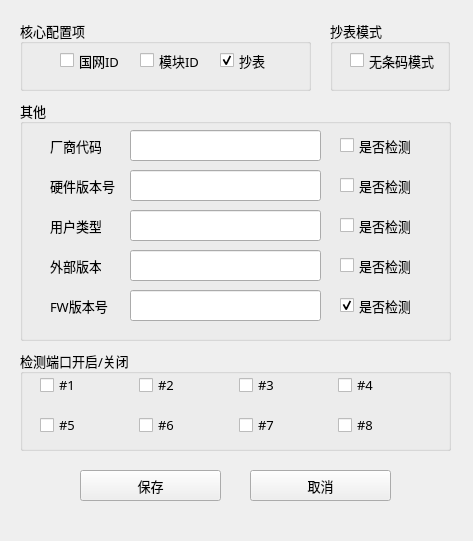
<?xml version="1.0" encoding="UTF-8"?>
<ui version="4.0">
 <class>Form</class>
 <widget class="QWidget" name="Form">
  <property name="geometry">
   <rect>
    <x>0</x>
    <y>0</y>
    <width>473</width>
    <height>541</height>
   </rect>
  </property>
  <property name="windowTitle">
   <string>配置文件</string>
  </property>
  <widget class="QGroupBox" name="groupBox">
   <property name="geometry">
    <rect>
     <x>20</x>
     <y>20</y>
     <width>291</width>
     <height>71</height>
    </rect>
   </property>
   <property name="font">
    <font>
     <family>微软雅黑 Light</family>
     <pointsize>10</pointsize>
    </font>
   </property>
   <property name="title">
    <string>核心配置项</string>
   </property>
   <widget class="QCheckBox" name="checkBox_1">
    <property name="geometry">
     <rect>
      <x>40</x>
      <y>20</y>
      <width>151</width>
      <height>41</height>
     </rect>
    </property>
    <property name="font">
     <font>
      <family>微软雅黑 Light</family>
      <pointsize>10</pointsize>
     </font>
    </property>
    <property name="text">
     <string>国网ID</string>
    </property>
   </widget>
   <widget class="QCheckBox" name="checkBox_2">
    <property name="geometry">
     <rect>
      <x>120</x>
      <y>30</y>
      <width>91</width>
      <height>21</height>
     </rect>
    </property>
    <property name="font">
     <font>
      <family>微软雅黑 Light</family>
      <pointsize>10</pointsize>
     </font>
    </property>
    <property name="text">
     <string>模块ID</string>
    </property>
   </widget>
   <widget class="QCheckBox" name="checkBox_99">
    <property name="geometry">
     <rect>
      <x>200</x>
      <y>30</y>
      <width>71</width>
      <height>21</height>
     </rect>
    </property>
    <property name="font">
     <font>
      <family>微软雅黑 Light</family>
      <pointsize>10</pointsize>
     </font>
    </property>
    <property name="text">
     <string>抄表</string>
    </property>
    <property name="checked">
     <bool>true</bool>
    </property>
   </widget>
  </widget>
  <widget class="QGroupBox" name="groupBox_2">
   <property name="geometry">
    <rect>
     <x>20</x>
     <y>100</y>
     <width>431</width>
     <height>241</height>
    </rect>
   </property>
   <property name="font">
    <font>
     <family>微软雅黑 Light</family>
     <pointsize>10</pointsize>
    </font>
   </property>
   <property name="title">
    <string>其他</string>
   </property>
   <widget class="QLabel" name="label_9">
    <property name="geometry">
     <rect>
      <x>30</x>
      <y>70</y>
      <width>71</width>
      <height>31</height>
     </rect>
    </property>
    <property name="font">
     <font>
      <family>微软雅黑 Light</family>
      <pointsize>10</pointsize>
     </font>
    </property>
    <property name="text">
     <string>硬件版本号</string>
    </property>
   </widget>
   <widget class="QLabel" name="label_10">
    <property name="geometry">
     <rect>
      <x>30</x>
      <y>150</y>
      <width>51</width>
      <height>31</height>
     </rect>
    </property>
    <property name="font">
     <font>
      <family>微软雅黑 Light</family>
      <pointsize>10</pointsize>
     </font>
    </property>
    <property name="text">
     <string>外部版本</string>
    </property>
   </widget>
   <widget class="QLabel" name="label_11">
    <property name="geometry">
     <rect>
      <x>30</x>
      <y>30</y>
      <width>51</width>
      <height>31</height>
     </rect>
    </property>
    <property name="font">
     <font>
      <family>微软雅黑 Light</family>
      <pointsize>10</pointsize>
     </font>
    </property>
    <property name="text">
     <string>厂商代码</string>
    </property>
   </widget>
   <widget class="QLabel" name="label_12">
    <property name="geometry">
     <rect>
      <x>30</x>
      <y>190</y>
      <width>71</width>
      <height>31</height>
     </rect>
    </property>
    <property name="font">
     <font>
      <family>微软雅黑 Light</family>
      <pointsize>10</pointsize>
     </font>
    </property>
    <property name="text">
     <string>FW版本号</string>
    </property>
   </widget>
   <widget class="QLabel" name="label_13">
    <property name="geometry">
     <rect>
      <x>30</x>
      <y>110</y>
      <width>51</width>
      <height>31</height>
     </rect>
    </property>
    <property name="font">
     <font>
      <family>微软雅黑 Light</family>
      <pointsize>10</pointsize>
     </font>
    </property>
    <property name="text">
     <string>用户类型</string>
    </property>
   </widget>
   <widget class="QLineEdit" name="lineEdit_1">
    <property name="geometry">
     <rect>
      <x>110</x>
      <y>30</y>
      <width>191</width>
      <height>31</height>
     </rect>
    </property>
   </widget>
   <widget class="QLineEdit" name="lineEdit_2">
    <property name="geometry">
     <rect>
      <x>110</x>
      <y>70</y>
      <width>191</width>
      <height>31</height>
     </rect>
    </property>
   </widget>
   <widget class="QLineEdit" name="lineEdit_3">
    <property name="geometry">
     <rect>
      <x>110</x>
      <y>110</y>
      <width>191</width>
      <height>31</height>
     </rect>
    </property>
   </widget>
   <widget class="QLineEdit" name="lineEdit_4">
    <property name="geometry">
     <rect>
      <x>110</x>
      <y>150</y>
      <width>191</width>
      <height>31</height>
     </rect>
    </property>
   </widget>
   <widget class="QLineEdit" name="lineEdit_5">
    <property name="geometry">
     <rect>
      <x>110</x>
      <y>190</y>
      <width>191</width>
      <height>31</height>
     </rect>
    </property>
   </widget>
   <widget class="QCheckBox" name="checkBox_3">
    <property name="geometry">
     <rect>
      <x>320</x>
      <y>30</y>
      <width>71</width>
      <height>31</height>
     </rect>
    </property>
    <property name="text">
     <string>是否检测</string>
    </property>
   </widget>
   <widget class="QCheckBox" name="checkBox_4">
    <property name="geometry">
     <rect>
      <x>320</x>
      <y>70</y>
      <width>71</width>
      <height>31</height>
     </rect>
    </property>
    <property name="text">
     <string>是否检测</string>
    </property>
   </widget>
   <widget class="QCheckBox" name="checkBox_5">
    <property name="geometry">
     <rect>
      <x>320</x>
      <y>110</y>
      <width>71</width>
      <height>31</height>
     </rect>
    </property>
    <property name="text">
     <string>是否检测</string>
    </property>
   </widget>
   <widget class="QCheckBox" name="checkBox_6">
    <property name="geometry">
     <rect>
      <x>320</x>
      <y>150</y>
      <width>71</width>
      <height>31</height>
     </rect>
    </property>
    <property name="text">
     <string>是否检测</string>
    </property>
   </widget>
   <widget class="QCheckBox" name="checkBox_98">
    <property name="geometry">
     <rect>
      <x>320</x>
      <y>190</y>
      <width>71</width>
      <height>31</height>
     </rect>
    </property>
    <property name="text">
     <string>是否检测</string>
    </property>
    <property name="checked">
     <bool>true</bool>
    </property>
   </widget>
  </widget>
  <widget class="QPushButton" name="pushButton">
   <property name="geometry">
    <rect>
     <x>80</x>
     <y>470</y>
     <width>141</width>
     <height>31</height>
    </rect>
   </property>
   <property name="font">
    <font>
     <family>微软雅黑 Light</family>
     <pointsize>10</pointsize>
    </font>
   </property>
   <property name="text">
    <string>保存</string>
   </property>
  </widget>
  <widget class="QPushButton" name="pushButton_2">
   <property name="geometry">
    <rect>
     <x>250</x>
     <y>470</y>
     <width>141</width>
     <height>31</height>
    </rect>
   </property>
   <property name="font">
    <font>
     <family>微软雅黑 Light</family>
     <pointsize>10</pointsize>
    </font>
   </property>
   <property name="text">
    <string>取消</string>
   </property>
  </widget>
  <widget class="QGroupBox" name="groupBox_3">
   <property name="geometry">
    <rect>
     <x>20</x>
     <y>350</y>
     <width>431</width>
     <height>101</height>
    </rect>
   </property>
   <property name="font">
    <font>
     <family>微软雅黑 Light</family>
     <pointsize>10</pointsize>
    </font>
   </property>
   <property name="title">
    <string>检测端口开启/关闭</string>
   </property>
   <widget class="QWidget" name="layoutWidget">
    <property name="geometry">
     <rect>
      <x>20</x>
      <y>20</y>
      <width>391</width>
      <height>31</height>
     </rect>
    </property>
    <layout class="QHBoxLayout" name="horizontalLayout">
     <item>
      <widget class="QCheckBox" name="checkBox_7">
       <property name="text">
        <string>#1</string>
       </property>
      </widget>
     </item>
     <item>
      <widget class="QCheckBox" name="checkBox_8">
       <property name="text">
        <string>#2</string>
       </property>
      </widget>
     </item>
     <item>
      <widget class="QCheckBox" name="checkBox_9">
       <property name="text">
        <string>#3</string>
       </property>
      </widget>
     </item>
     <item>
      <widget class="QCheckBox" name="checkBox_10">
       <property name="text">
        <string>#4</string>
       </property>
      </widget>
     </item>
    </layout>
   </widget>
   <widget class="QWidget" name="layoutWidget">
    <property name="geometry">
     <rect>
      <x>20</x>
      <y>60</y>
      <width>391</width>
      <height>31</height>
     </rect>
    </property>
    <layout class="QHBoxLayout" name="horizontalLayout_2">
     <item>
      <widget class="QCheckBox" name="checkBox_11">
       <property name="text">
        <string>#5</string>
       </property>
      </widget>
     </item>
     <item>
      <widget class="QCheckBox" name="checkBox_12">
       <property name="text">
        <string>#6</string>
       </property>
      </widget>
     </item>
     <item>
      <widget class="QCheckBox" name="checkBox_13">
       <property name="text">
        <string>#7</string>
       </property>
      </widget>
     </item>
     <item>
      <widget class="QCheckBox" name="checkBox_14">
       <property name="text">
        <string>#8</string>
       </property>
      </widget>
     </item>
    </layout>
   </widget>
  </widget>
  <widget class="QGroupBox" name="groupBox_4">
   <property name="geometry">
    <rect>
     <x>330</x>
     <y>20</y>
     <width>120</width>
     <height>71</height>
    </rect>
   </property>
   <property name="font">
    <font>
     <family>微软雅黑 Light</family>
     <pointsize>10</pointsize>
    </font>
   </property>
   <property name="title">
    <string>抄表模式</string>
   </property>
   <widget class="QCheckBox" name="checkBox">
    <property name="geometry">
     <rect>
      <x>20</x>
      <y>20</y>
      <width>91</width>
      <height>41</height>
     </rect>
    </property>
    <property name="text">
     <string>无条码模式</string>
    </property>
   </widget>
  </widget>
 </widget>
 <resources/>
 <connections/>
</ui>
